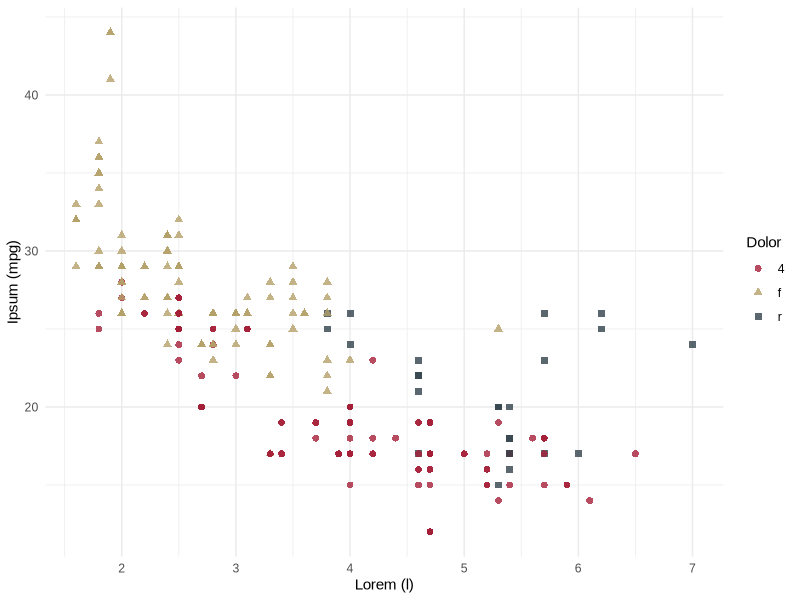
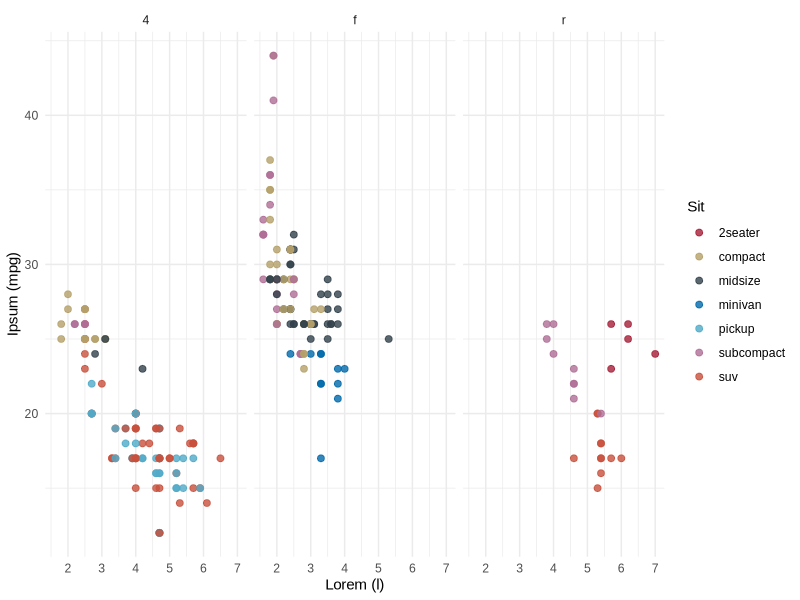
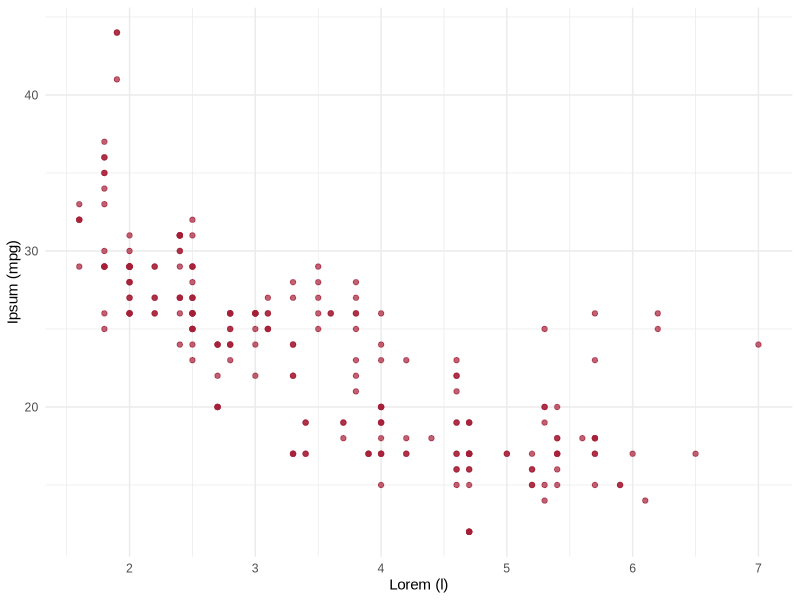

Reproduce these figures in R, in order.
## ---- chunk 1
#| label: setup
#| include: false
library(ggplot2)

ut_palette <- c(
  karminrot = "#A51E37", mattgold = "#B4A069", anthrazit = "#32414B",
  blau = "#0069AA", hellblau = "#50AAC8", violett = "#AF6E96",
  ziegel = "#C8503C", ocker = "#D29600"
)
scale_colour_ut <- function(...) scale_colour_manual(values = unname(ut_palette), ...)
scale_fill_ut <- function(...) scale_fill_manual(values = unname(ut_palette), ...)
## ---- chunk 2
#| label: fig-beispiel
#| fig-cap: "Lorem ipsum dolor sit amet, consetetur sadipscing elitr."
ggplot(mpg, aes(displ, hwy, colour = drv, shape = drv)) +
  geom_point(size = 2, alpha = 0.8) +
  scale_colour_ut() +
  labs(x = "Lorem (l)", y = "Ipsum (mpg)", colour = "Dolor", shape = "Dolor") +
  theme_minimal(base_family = "Arial")
## ---- chunk 3
knitr::kable(head(mtcars[, 1:5]))
## ---- chunk 4
summary(mtcars$mpg)
## ---- chunk 5
#| label: fig-voll
#| column: page-right
#| fig-cap: "Sed diam voluptua at vero eos et accusam."
#| fig-width: 11
#| fig-height: 3.5
ggplot(mpg, aes(displ, hwy, colour = class)) +
  geom_point(size = 2, alpha = 0.8) +
  scale_colour_ut() +
  facet_wrap(~drv, nrow = 1) +
  labs(x = "Lorem (l)", y = "Ipsum (mpg)", colour = "Sit") +
  theme_minimal(base_family = "Arial")
## ---- chunk 6
#| label: fig-rand
#| column: margin
#| fig-cap: "Et ea rebum stet clita."
#| fig-width: 3
#| fig-height: 3
ggplot(mpg, aes(displ, hwy)) +
  geom_point(colour = ut_palette[["karminrot"]], alpha = 0.7) +
  labs(x = "Lorem (l)", y = "Ipsum (mpg)") +
  theme_minimal(base_family = "Arial")
